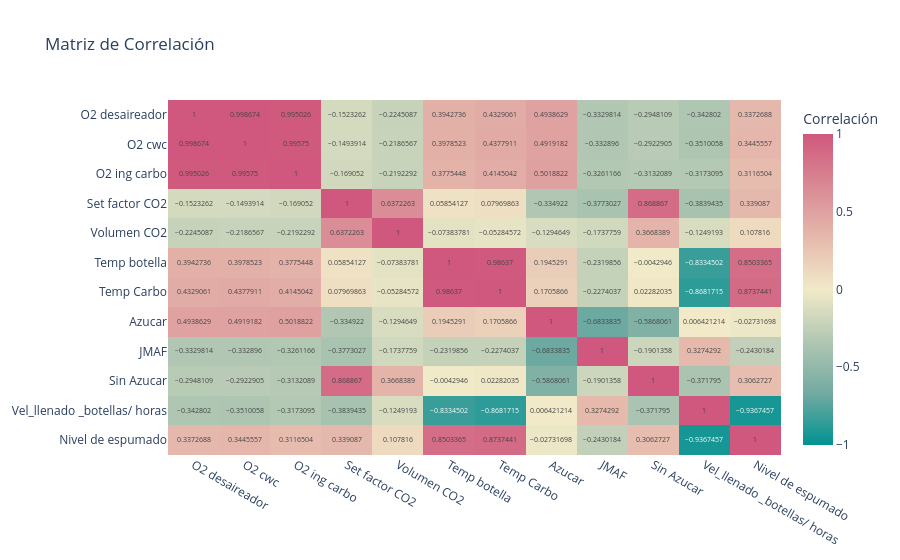

This figure's notebook cell:
### Code cell
#Creamos el gráfico de calor para la matriz de correlación
fig = px.imshow(df.corr(),
                text_auto=True,
                aspect="auto",
                title="Matriz de Correlación",
                labels={"color": "Correlación"},
                color_continuous_scale=px.colors.diverging.Tealrose,
                zmin=-1,
                zmax=1)
fig.show()
plt.close()

save_plotly_figure(
    fig,
    "correlation_matrix"
)

### Figure 1 — Plotly figure (JSON) as saved in the notebook; plotly's stock layout.template omitted (floating-point values rounded to 4 significant figures; data arrays with more than 128 entries replaced by an {"elided": "..."} marker saying what was removed)
{"data": [{"coloraxis": "coloraxis", "hovertemplate": "x: %{x}<br>y: %{y}<br>Correlación: %{z}<extra></extra>", "name": "0", "texttemplate": "%{z}", "type": "heatmap", "x": ["O2 desaireador", "O2 cwc", "O2 ing carbo", "Set factor CO2", "Volumen CO2", "Temp botella", "Temp Carbo", "Azucar", "JMAF", "Sin Azucar", "Vel_llenado _botellas/ horas", "Nivel de espumado"], "xaxis": "x", "y": ["O2 desaireador", "O2 cwc", "O2 ing carbo", "Set factor CO2", "Volumen CO2", "Temp botella", "Temp Carbo", "Azucar", "JMAF", "Sin Azucar", "Vel_llenado _botellas/ horas", "Nivel de espumado"], "yaxis": "y", "z": {"elided": "12x12 float values"}}], "layout": {"coloraxis": {"cmax": 1, "cmin": -1, "colorbar": {"title": {"text": "Correlación"}}, "colorscale": [[0, "rgb(0, 147, 146)"], [0.1667, "rgb(114, 170, 161)"], [0.3333, "rgb(177, 199, 179)"], [0.5, "rgb(241, 234, 200)"], [0.6667, "rgb(229, 185, 173)"], [0.8333, "rgb(217, 137, 148)"], [1, "rgb(208, 88, 126)"]]}, "title": {"text": "Matriz de Correlación"}, "xaxis": {"anchor": "y", "domain": [0, 1]}, "yaxis": {"anchor": "x", "autorange": "reversed", "domain": [0, 1]}}}
